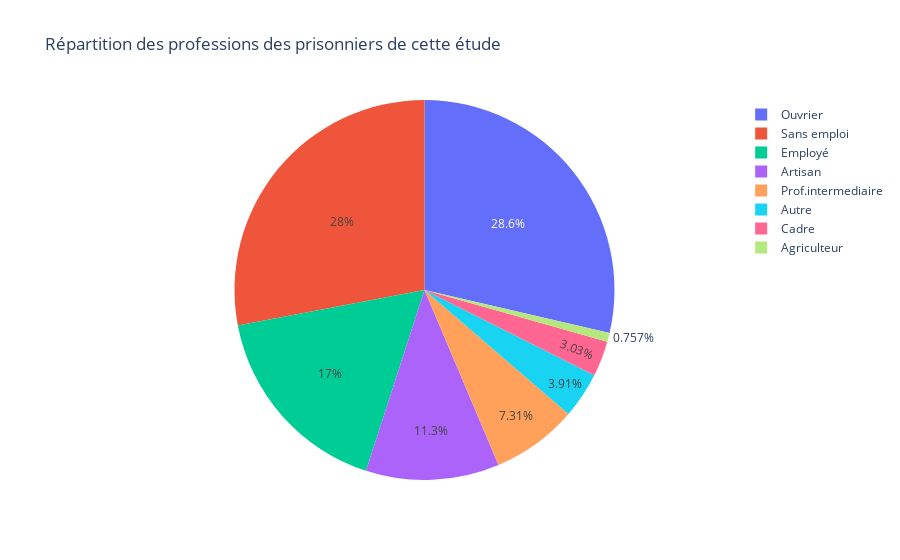

The cell this chart's notebook holds for it:
### Code cell
"""---------------------------------------------
    7_ Diagramme circulaire de la variable prof
---------------------------------------------"""

fig = px.pie(modal, values = 'Nombres', names = 'Fonctions', title = "Répartition des professions des prisonniers de cette étude")
fig.show()

### Figure 1 — Plotly figure (JSON) as saved in the notebook; plotly's stock layout.template omitted (floating-point values rounded to 4 significant figures)
{"data": [{"domain": {"x": [0, 1], "y": [0, 1]}, "hoverlabel": {"namelength": 0}, "hovertemplate": "Fonctions=%{label}<br>Nombres=%{value}", "labels": ["Ouvrier", "Sans emploi", "Employé", "Artisan", "Prof.intermediaire", "Autre", "Cadre", "Agriculteur"], "legendgroup": "", "name": "", "showlegend": true, "type": "pie", "values": [227, 222, 135, 90, 58, 31, 24, 6]}], "layout": {"legend": {"tracegroupgap": 0}, "title": {"text": "Répartition des professions des prisonniers de cette étude"}}}
